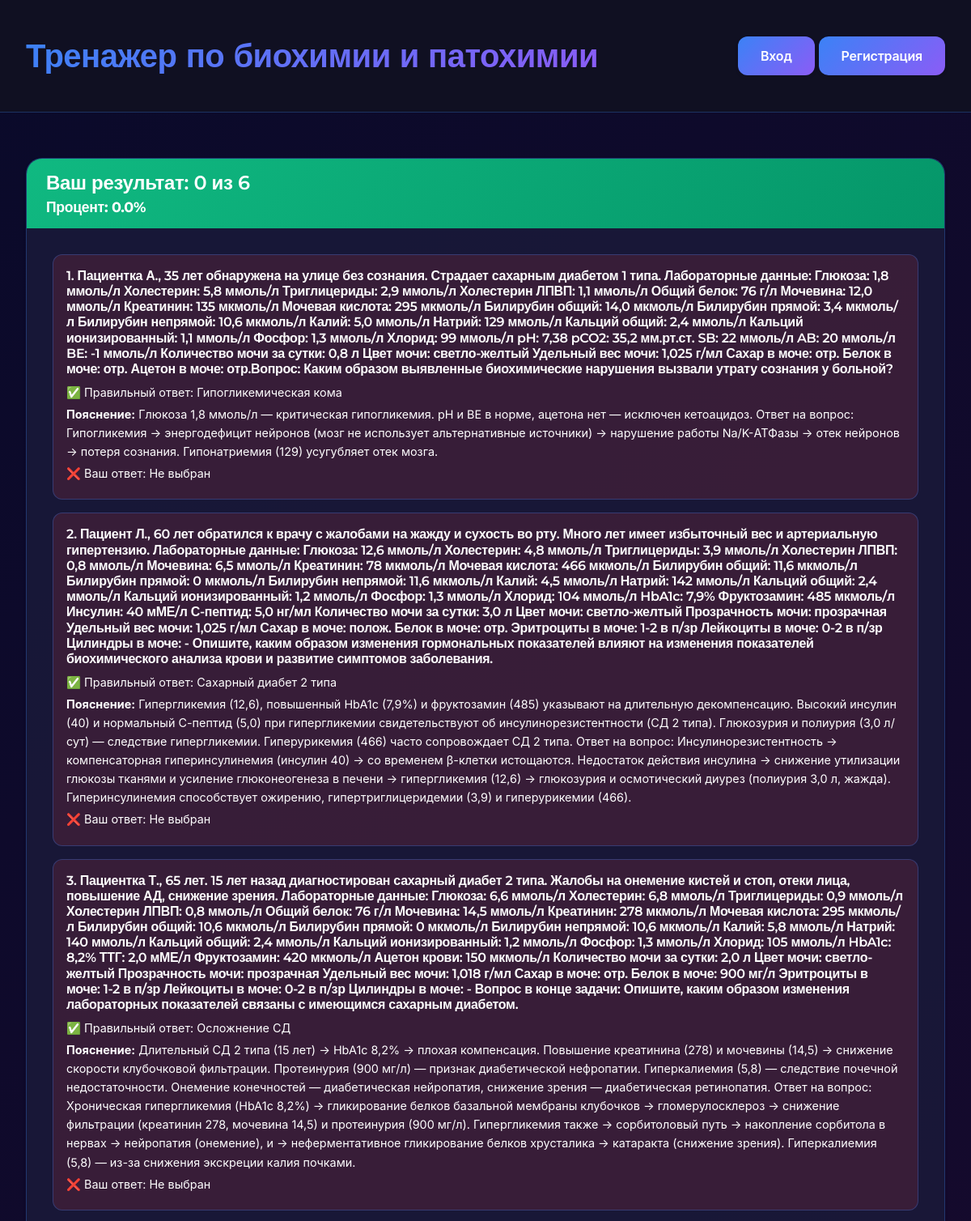
/result/18/ (upper part), run on the app's committed database.
### quiz/models.py (models this page shows, shortened)
class Question(models.Model):
    quiz = models.ForeignKey(Quiz, on_delete=models.CASCADE, related_name='questions', verbose_name='Викторина')
    text = models.CharField('Текст вопроса', max_length=2000)
    explanation = models.TextField('Пояснение', blank=True)
    order = models.IntegerField('Порядок', default=0)
    image = models.ImageField('Изображение к вопросу', upload_to='question_images/', blank=True, null=True)
    class Meta:
        verbose_name = 'Вопрос'
        verbose_name_plural = 'Вопросы'
        ordering = ['order']

class Choice(models.Model):
    question = models.ForeignKey(Question, on_delete=models.CASCADE, related_name='choices', verbose_name='Вопрос')
    text = models.CharField('Текст ответа', max_length=1000)
    is_correct = models.BooleanField('Правильный ответ', default=False)
    class Meta:
        verbose_name = 'Вариант ответа'
        verbose_name_plural = 'Варианты ответов'

### quiz/views.py (the view, shortened to what this page needs)
# urls.py: path('result/<int:quiz_id>/', views.result_view, name='result_view'),
def result_view(request, quiz_id):
    quiz = get_object_or_404(Quiz, id=quiz_id)
    answers = request.session.get(f'quiz_{quiz_id}_answers', {})
    correct_count = 0
    total_count = quiz.questions.count()
    results = []
    for question in quiz.questions.all():
        user_choice_id = answers.get(str(question.id))
        correct_choice = question.choices.filter(is_correct=True).first()
        is_correct = False
        user_choice_text = None
        if user_choice_id:
            user_choice = question.choices.filter(id=user_choice_id).first()
            user_choice_text = user_choice.text if user_choice else None
            is_correct = user_choice and user_choice.is_correct
            if is_correct:
                correct_count += 1
        results.append({
            'question': question,
            'user_choice': user_choice_text,
            'correct_choice': correct_choice.text if correct_choice else None,
            'is_correct': is_correct,
            'explanation': question.explanation,
        })
    percentage = (correct_count / total_count * 100) if total_count > 0 else 0
    if f'quiz_{quiz_id}_answers' in request.session:
        del request.session[f'quiz_{quiz_id}_answers']
    from .models import Result
    return render(request, 'quiz/result.html', {
        'quiz': quiz,
        'results': results,
        'correct_count': correct_count,
        'total_count': total_count,
        'percentage': percentage,
    })

### quiz/templates/quiz/result.html (shortened to what this page needs)
{% extends 'quiz/base.html' %}
{% block content %}
<div class="card">
    <div class="card-header bg-success text-white">
        <h3>Ваш результат: {{ correct_count }} из {{ total_count }}</h3>
        <h4>Процент: {{ percentage|floatformat:1 }}%</h4>
    </div>
    <div class="card-body">
        {% for result in results %}
        <div class="mb-3 p-3 border rounded {% if result.is_correct %}bg-success bg-opacity-10{% else %}bg-danger bg-opacity-10{% endif %}">
            <h5>{{ forloop.counter }}. {{ result.question.text }}</h5>
            <p>✅ Правильный ответ: {{ result.correct_choice }}</p>
            {% if result.explanation %}
            <p><strong>Пояснение:</strong> {{ result.explanation }}</p>
            {% endif %}
            {% if not result.is_correct %}
            <p>❌ Ваш ответ: {{ result.user_choice|default:"Не выбран" }}</p>
            {% endif %}
        </div>
        {% endfor %}
    </div>
</div>
{% endblock %}

### quiz/static/quiz/css/style.css (style rules this page uses)
:root { --bg-gradient-start: #0a0a2a; --bg-gradient-end: #1a0a2e; --bg-secondary: #111122; --bg-card: rgba(26, 26, 58, 0.85); --bg-hover: rgba(34, 34, 68, 0.9); --text-primary: #ffffff; --text-secondary: #c0c0c0; --accent-start: #3b82f6; --accent-end: #8b5cf6; --accent-hover-start: #2563eb; --accent-hover-end: #7c3aed; --success: #10b981; --danger: #ef4444; --border: rgba(59, 130, 246, 0.3); }
* { margin: 0; padding: 0; box-sizing: border-box; }
html { height: 100%; }
body { background: linear-gradient(135deg, var(--bg-gradient-start), var(--bg-gradient-end)); background-attachment: fixed; background-size: cover; min-height: 100vh; font-family: 'Inter', -apple-system, BlinkMacSystemFont, sans-serif; color: var(--text-primary); line-height: 1.6; font-size: 18px; overflow-x: hidden; width: 100%; position: relative; }
h1, h2, h3, h4, h5 { font-family: 'Montserrat', sans-serif; font-weight: 800; }
h3, h4, h5 { font-weight: 600; letter-spacing: -0.3px; }
.card { background: var(--bg-card); border: 1px solid var(--border); border-radius: 20px; transition: all 0.3s cubic-bezier(0.4, 0, 0.2, 1); overflow: hidden; height: 100%; width: 100%; }
.card-body { padding: clamp(1rem, 4vw, 2rem); }
.card-header { background: linear-gradient(135deg, var(--accent-start), var(--accent-end)) !important; padding: clamp(1rem, 4vw, 1.5rem) !important; border-bottom: none !important; }
.card-header h4 { font-size: clamp(1.1rem, 4vw, 1.5rem); font-weight: 700; margin-bottom: 0; word-wrap: break-word; }
.bg-success.bg-opacity-10, .bg-danger.bg-opacity-10, .border.rounded, .border.rounded * { color: #ffffff !important; }
.bg-danger.bg-opacity-10 { background: rgba(239, 68, 68, 0.15) !important; border-left: 4px solid var(--danger) !important; }
.border.rounded { border-radius: 12px !important; padding: clamp(0.75rem, 3vw, 1rem) !important; margin-bottom: 0.75rem; background: var(--bg-card); border: 1px solid var(--border) !important; }
.border.rounded h5 { font-size: clamp(0.9rem, 3.5vw, 1rem); margin-bottom: 0.5rem; font-weight: 600; }
.border.rounded p { font-size: clamp(0.8rem, 3vw, 0.9rem); margin-bottom: 0.25rem; }
.card-header.bg-success { background: linear-gradient(135deg, var(--success), #059669) !important; padding: clamp(0.75rem, 3vw, 1rem) clamp(1rem, 4vw, 1.5rem) !important; }
.card-header.bg-success h3, .card-header.bg-success h4 { color: #ffffff !important; }
.card-header.bg-success h3 { font-size: clamp(1.2rem, 4vw, 1.5rem); margin-bottom: 0.25rem; }
.card-header.bg-success h4 { font-size: clamp(0.9rem, 3.5vw, 1.1rem); }
.card, .card-body, .features { animation: fadeIn 0.5s ease-out; }
.card, .form-check, .btn { box-shadow: 0 2px 4px rgba(0, 0, 0, 0.1); }

### data on the page
Question: question.text "Пациентка А., 35 лет обнаружена на улице без сознания. Страдает сахарным диабетом 1 типа. Лабораторные данные: Глюкоза: 1,8 ммоль/л Холестерин: 5,8 ммоль/л Триглицериды: 2,9 ммоль/л Холестерин ЛПВП: 1,1 ммоль/л Общий белок: 76 г/л Мочевина: 12,0 ммоль/л Креатинин: 135 мкмоль/л Мочевая кислота: 295 мкмоль/л Билирубин общий: 14,0 мкмоль/л Билирубин прямой: 3,4 мкмоль/л Билирубин непрямой: 10,6 мкмоль/л Калий: 5,0 ммоль/л Натрий: 129 ммоль/л Кальций общий: 2,4 ммоль/л Кальций ионизированный: 1,1 ммоль/л Фосфор: 1,3 ммоль/л Хлорид: 99 ммоль/л pH: 7,38 pCO2: 35,2 мм.рт.ст. SB: 22 ммоль/л AB: 20 ммоль/л BE: -1 ммоль/л Количество мочи за сутки: 0,8 л Цвет мочи: светло-желтый Удельный вес мочи:…", correct_choice "Гипогликемическая кома", explanation "Глюкоза 1,8 ммоль/л — критическая гипогликемия. pH и BE в норме, ацетона нет — исключен кетоацидоз. Ответ на вопрос: Гипогликемия → энергодефицит нейронов (мозг не использует альтернативные источники) → нарушение работы Na/K-АТФазы → отек нейронов → потеря сознания. Гипонатриемия (129) усугубляет отек мозга.", user_choice "Не выбран"
Question: question.text "Пациент Л., 60 лет обратился к врачу с жалобами на жажду и сухость во рту. Много лет имеет избыточный вес и артериальную гипертензию. Лабораторные данные: Глюкоза: 12,6 ммоль/л Холестерин: 4,8 ммоль/л Триглицериды: 3,9 ммоль/л Холестерин ЛПВП: 0,8 ммоль/л Мочевина: 6,5 ммоль/л Креатинин: 78 мкмоль/л Мочевая кислота: 466 мкмоль/л Билирубин общий: 11,6 мкмоль/л Билирубин прямой: 0 мкмоль/л Билирубин непрямой: 11,6 мкмоль/л Калий: 4,5 ммоль/л Натрий: 142 ммоль/л Кальций общий: 2,4 ммоль/л Кальций ионизированный: 1,2 ммоль/л Фосфор: 1,3 ммоль/л Хлорид: 104 ммоль/л HbA1c: 7,9% Фруктозамин: 485 мкмоль/л Инсулин: 40 мМЕ/л С-пептид: 5,0 нг/мл Количество мочи за сутки: 3,0 л Цвет мочи: светло-желтый…", correct_choice "Сахарный диабет 2 типа", explanation "Гипергликемия (12,6), повышенный HbA1c (7,9%) и фруктозамин (485) указывают на длительную декомпенсацию. Высокий инсулин (40) и нормальный С-пептид (5,0) при гипергликемии свидетельствуют об инсулинорезистентности (СД 2 типа). Глюкозурия и полиурия (3,0 л/сут) — следствие гипергликемии. Гиперурикемия (466) часто сопровождает СД 2 типа. Ответ на вопрос: Инсулинорезистентность → компенсаторная гиперинсулинемия (инсулин 40) → со временем β-клетки истощаются. Недостаток действия инсулина → снижение утилизации глюкозы тканями и усиление глюконеогенеза в печени → гипергликемия (12,6) → глюкозурия и осмотический диурез (полиурия 3,0 л, жажда). Гиперинсулинемия способствует ожирению,…", user_choice "Не выбран"
Question: question.text "Пациентка Т., 65 лет. 15 лет назад диагностирован сахарный диабет 2 типа. Жалобы на онемение кистей и стоп, отеки лица, повышение АД, снижение зрения. Лабораторные данные: Глюкоза: 6,6 ммоль/л Холестерин: 6,8 ммоль/л Триглицериды: 0,9 ммоль/л Холестерин ЛПВП: 0,8 ммоль/л Общий белок: 76 г/л Мочевина: 14,5 ммоль/л Креатинин: 278 мкмоль/л Мочевая кислота: 295 мкмоль/л Билирубин общий: 10,6 мкмоль/л Билирубин прямой: 0 мкмоль/л Билирубин непрямой: 10,6 мкмоль/л Калий: 5,8 ммоль/л Натрий: 140 ммоль/л Кальций общий: 2,4 ммоль/л Кальций ионизированный: 1,2 ммоль/л Фосфор: 1,3 ммоль/л Хлорид: 105 ммоль/л HbA1c: 8,2% ТТГ: 2,0 мМЕ/л Фруктозамин: 420 мкмоль/л Ацетон крови: 150 мкмоль/л Количество…", correct_choice "Осложнение СД", explanation "Длительный СД 2 типа (15 лет) → HbA1c 8,2% → плохая компенсация. Повышение креатинина (278) и мочевины (14,5) → снижение скорости клубочковой фильтрации. Протеинурия (900 мг/л) — признак диабетической нефропатии. Гиперкалиемия (5,8) — следствие почечной недостаточности. Онемение конечностей — диабетическая нейропатия, снижение зрения — диабетическая ретинопатия. Ответ на вопрос: Хроническая гипергликемия (HbA1c 8,2%) → гликирование белков базальной мембраны клубочков → гломерулосклероз → снижение фильтрации (креатинин 278, мочевина 14,5) и протеинурия (900 мг/л). Гипергликемия также → сорбитоловый путь → накопление сорбитола в нервах → нейропатия (онемение), и → неферментативное…", user_choice "Не выбран"

### other printed values
{{ correct_count }} "0"
{{ total_count }} "6"
{{ percentage|floatformat:1 }} "0.0"
